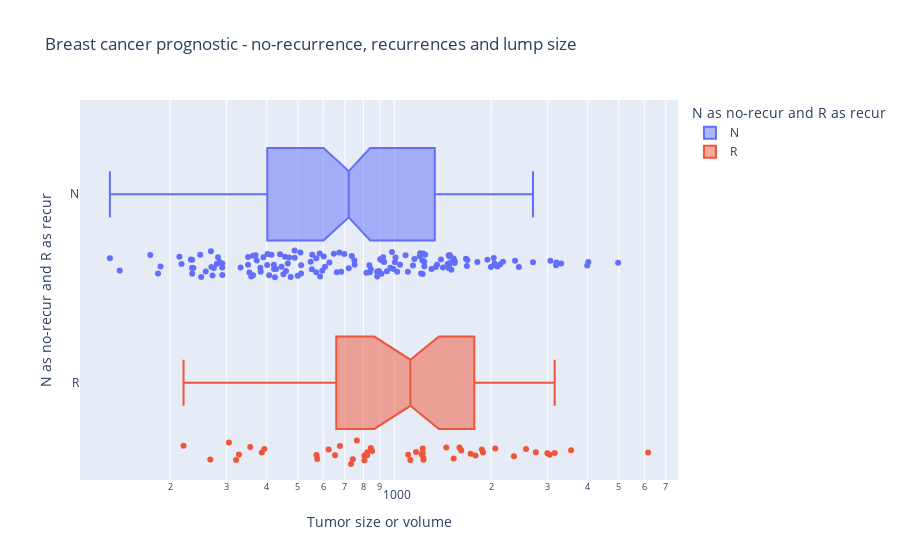

Write notebook code for a chart like this one.
### Code cell
fig1 = px.box(df, 
             y="Outcome", 
             x='volume', 
             log_x=True, 
             points='all', 
             notched=True,
             color='Outcome',
             labels={'Outcome':'N as no-recur and R as recur', 'volume': 'Tumor size or volume'}, 
             title = 'Breast cancer prognostic - no-recurrence, recurrences and lump size', 
             hover_name='Outcome')

fig1.show()

### Figure 1 — Plotly figure (JSON) as saved in the notebook; plotly's stock layout.template omitted (floating-point values rounded to 4 significant figures; data arrays with more than 128 entries replaced by an {"elided": "..."} marker saying what was removed)
{"data": [{"alignmentgroup": "True", "boxpoints": "all", "hovertemplate": "<b>%{hovertext}</b><br><br>N as no-recur and R as recur=%{y}<br>Tumor size or volume=%{x}<extra></extra>", "hovertext": {"elided": "151 str values"}, "legendgroup": "N", "marker": {"color": "#636efa"}, "name": "N", "notched": true, "offsetgroup": "N", "orientation": "h", "showlegend": true, "type": "box", "x": {"elided": "151 float values"}, "x0": " ", "xaxis": "x", "y": {"elided": "151 str values"}, "y0": " ", "yaxis": "y"}, {"alignmentgroup": "True", "boxpoints": "all", "hovertemplate": "<b>%{hovertext}</b><br><br>N as no-recur and R as recur=%{y}<br>Tumor size or volume=%{x}<extra></extra>", "hovertext": ["R", "R", "R", "R", "R", "R", "R", "R", "R", "R", "R", "R", "R", "R", "R", "R", "R", "R", "R", "R", "R", "R", "R", "R", "R", "R", "R", "R", "R", "R", "R", "R", "R", "R", "R", "R", "R", "R", "R", "R", "R", "R", "R", "R", "R", "R", "R"], "legendgroup": "R", "marker": {"color": "#EF553B"}, "name": "R", "notched": true, "offsetgroup": "R", "orientation": "h", "showlegend": true, "type": "box", "x": [1450.0, 321.0, 571.4, 393.3, 805.7, 1787.0, 1887.0, 1121.0, 355.3, 1529.0, 741.7, 386.0, 266.8, 843.7, 1594.0, 851.6, 1224.0, 1871.0, 1229.0, 1614.0, 3156.0, 327.7, 305.0, 1728.0, 822.8, 1232.0, 652.8, 2996.0, 2356.0, 574.6, 3046.0, 1167.0, 3550.0, 763.6, 2569.0, 2060.0, 806.1, 220.2, 623.5, 821.9, 1104.0, 1225.0, 1214.0, 6168.0, 732.2, 676.1, 2758.0], "x0": " ", "xaxis": "x", "y": ["R", "R", "R", "R", "R", "R", "R", "R", "R", "R", "R", "R", "R", "R", "R", "R", "R", "R", "R", "R", "R", "R", "R", "R", "R", "R", "R", "R", "R", "R", "R", "R", "R", "R", "R", "R", "R", "R", "R", "R", "R", "R", "R", "R", "R", "R", "R"], "y0": " ", "yaxis": "y"}], "layout": {"boxmode": "overlay", "legend": {"title": {"text": "N as no-recur and R as recur"}, "tracegroupgap": 0}, "title": {"text": "Breast cancer prognostic - no-recurrence, recurrences and lump size"}, "xaxis": {"anchor": "y", "domain": [0, 1], "title": {"text": "Tumor size or volume"}, "type": "log"}, "yaxis": {"anchor": "x", "categoryarray": ["R", "N"], "categoryorder": "array", "domain": [0, 1], "title": {"text": "N as no-recur and R as recur"}}}}
